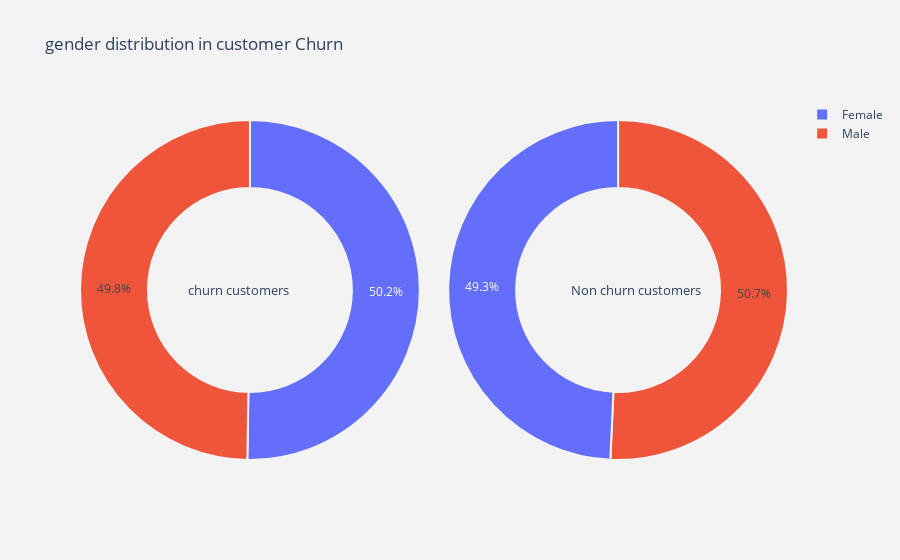
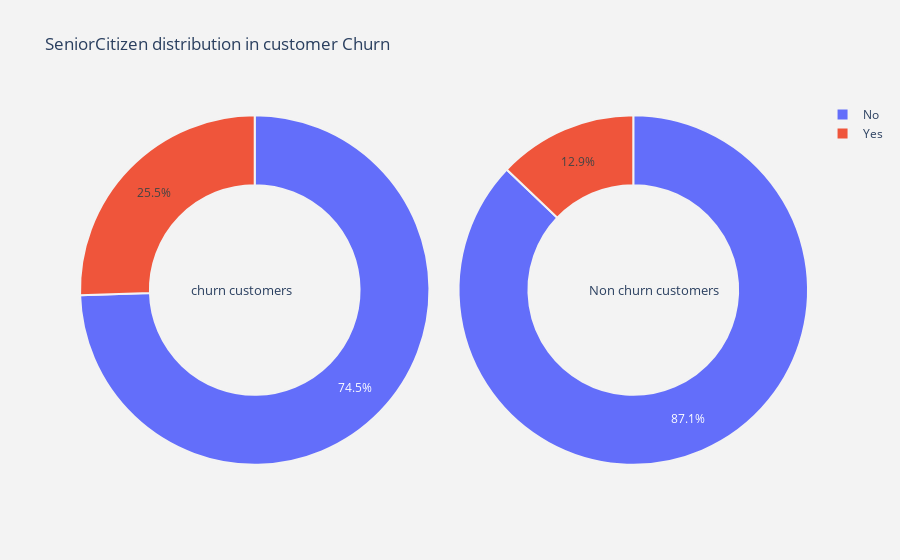
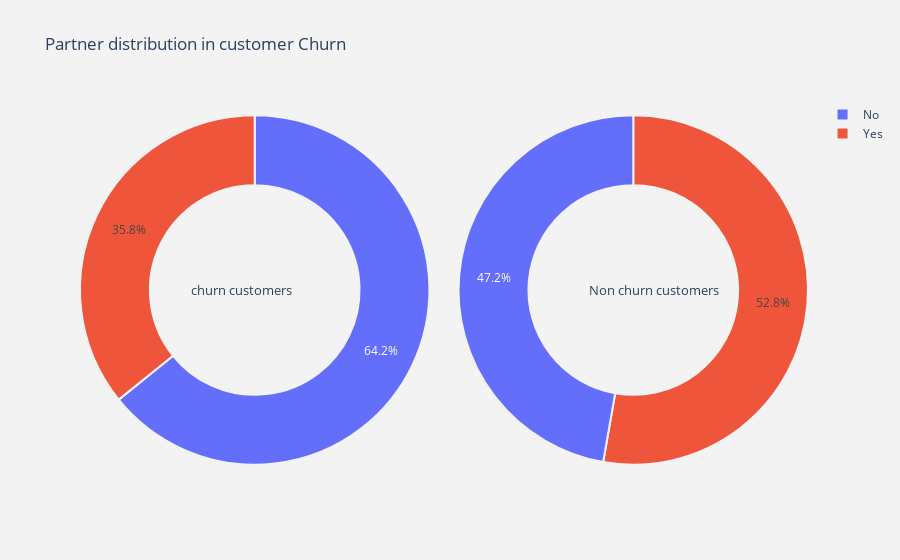
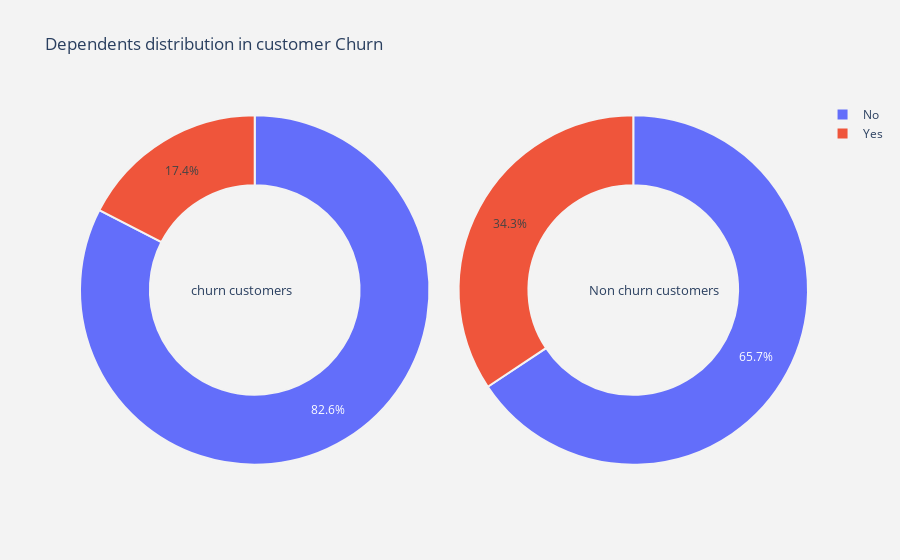

Notebook code for these charts, in order:
### Code cell
for i in cat_cols :
    plot_pie(i)

### Figure 1 — Plotly figure (JSON) as saved in the notebook; plotly's stock layout.template omitted (floating-point values rounded to 4 significant figures)
{"data": [{"domain": {"x": [0, 0.48]}, "hole": 0.6, "hoverinfo": "label+percent+name", "labels": ["Female", "Male"], "marker": {"line": {"color": "rgb(243,243,243)", "width": 2}}, "name": "Churn Customers", "type": "pie", "values": [939, 930]}, {"domain": {"x": [0.52, 1]}, "hole": 0.6, "hoverinfo": "label+percent+name", "labels": ["Male", "Female"], "marker": {"line": {"color": "rgb(243,243,243)", "width": 2}}, "name": "Non churn customers", "type": "pie", "values": [2619, 2544]}], "layout": {"annotations": [{"font": {"size": 13}, "showarrow": false, "text": "churn customers", "x": 0.15, "y": 0.5}, {"font": {"size": 13}, "showarrow": false, "text": "Non churn customers", "x": 0.88, "y": 0.5}], "paper_bgcolor": "rgb(243,243,243)", "plot_bgcolor": "rgb(243,243,243)", "title": {"text": "gender distribution in customer Churn "}}}

### Figure 2 — Plotly figure (JSON) as saved in the notebook; plotly's stock layout.template omitted (floating-point values rounded to 4 significant figures)
{"data": [{"domain": {"x": [0, 0.48]}, "hole": 0.6, "hoverinfo": "label+percent+name", "labels": ["No", "Yes"], "marker": {"line": {"color": "rgb(243,243,243)", "width": 2}}, "name": "Churn Customers", "type": "pie", "values": [1393, 476]}, {"domain": {"x": [0.52, 1]}, "hole": 0.6, "hoverinfo": "label+percent+name", "labels": ["No", "Yes"], "marker": {"line": {"color": "rgb(243,243,243)", "width": 2}}, "name": "Non churn customers", "type": "pie", "values": [4497, 666]}], "layout": {"annotations": [{"font": {"size": 13}, "showarrow": false, "text": "churn customers", "x": 0.15, "y": 0.5}, {"font": {"size": 13}, "showarrow": false, "text": "Non churn customers", "x": 0.88, "y": 0.5}], "paper_bgcolor": "rgb(243,243,243)", "plot_bgcolor": "rgb(243,243,243)", "title": {"text": "SeniorCitizen distribution in customer Churn "}}}

### Figure 3 — Plotly figure (JSON) as saved in the notebook; plotly's stock layout.template omitted (floating-point values rounded to 4 significant figures)
{"data": [{"domain": {"x": [0, 0.48]}, "hole": 0.6, "hoverinfo": "label+percent+name", "labels": ["No", "Yes"], "marker": {"line": {"color": "rgb(243,243,243)", "width": 2}}, "name": "Churn Customers", "type": "pie", "values": [1200, 669]}, {"domain": {"x": [0.52, 1]}, "hole": 0.6, "hoverinfo": "label+percent+name", "labels": ["Yes", "No"], "marker": {"line": {"color": "rgb(243,243,243)", "width": 2}}, "name": "Non churn customers", "type": "pie", "values": [2724, 2439]}], "layout": {"annotations": [{"font": {"size": 13}, "showarrow": false, "text": "churn customers", "x": 0.15, "y": 0.5}, {"font": {"size": 13}, "showarrow": false, "text": "Non churn customers", "x": 0.88, "y": 0.5}], "paper_bgcolor": "rgb(243,243,243)", "plot_bgcolor": "rgb(243,243,243)", "title": {"text": "Partner distribution in customer Churn "}}}

### Figure 4 — Plotly figure (JSON) as saved in the notebook; plotly's stock layout.template omitted (floating-point values rounded to 4 significant figures)
{"data": [{"domain": {"x": [0, 0.48]}, "hole": 0.6, "hoverinfo": "label+percent+name", "labels": ["No", "Yes"], "marker": {"line": {"color": "rgb(243,243,243)", "width": 2}}, "name": "Churn Customers", "type": "pie", "values": [1543, 326]}, {"domain": {"x": [0.52, 1]}, "hole": 0.6, "hoverinfo": "label+percent+name", "labels": ["No", "Yes"], "marker": {"line": {"color": "rgb(243,243,243)", "width": 2}}, "name": "Non churn customers", "type": "pie", "values": [3390, 1773]}], "layout": {"annotations": [{"font": {"size": 13}, "showarrow": false, "text": "churn customers", "x": 0.15, "y": 0.5}, {"font": {"size": 13}, "showarrow": false, "text": "Non churn customers", "x": 0.88, "y": 0.5}], "paper_bgcolor": "rgb(243,243,243)", "plot_bgcolor": "rgb(243,243,243)", "title": {"text": "Dependents distribution in customer Churn "}}}
